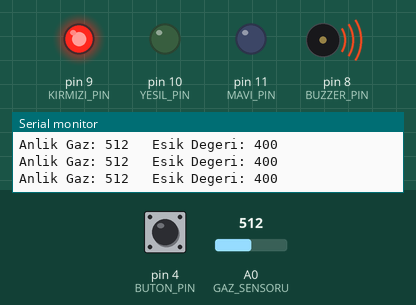
Simulated run of this sketch. Board: Arduino Uno, built with avr-gcc and run on an emulated ATmega328P. On the bench: output pins drawn as LEDs (lit = HIGH), buzzer (waves = sounding), the last lines printed to the serial monitor. The inputs (shaded band) are chosen by the test bench; at power-on: pin 4 (BUTON_PIN) HIGH, A0 (GAZ_SENSORU) = 512.

Above: at 3.2 s.
3.3 s: pin 4 (BUTON_PIN) pulled LOW for 0.15 s
At 4.6 s:
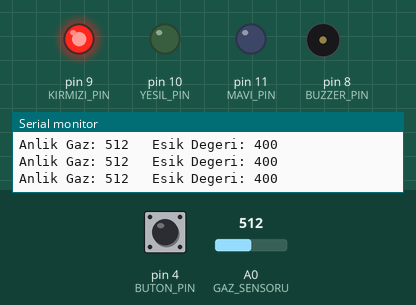
5.0 s: A0 (GAZ_SENSORU) set to 412
6.5 s: A0 (GAZ_SENSORU) set to 390
At 7.1 s:
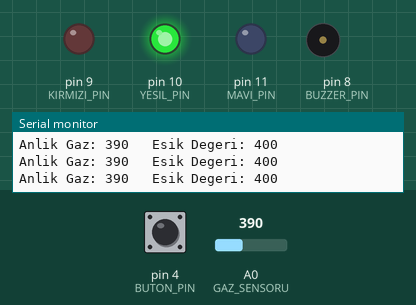
12.0 s: A0 (GAZ_SENSORU) set to 410
At 12.6 s:
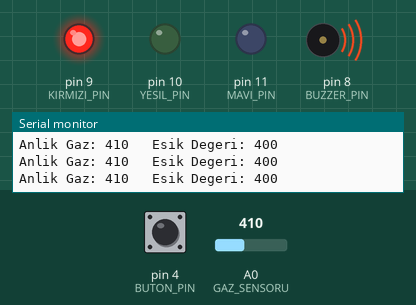
13.5 s: A0 (GAZ_SENSORU) set to 306
At 14.2 s:
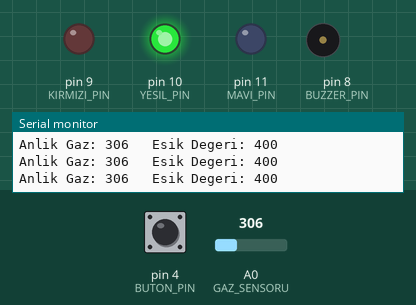
Timing chart, 0 to 16.0 s (numbered marks = the images above; inputs shaded):
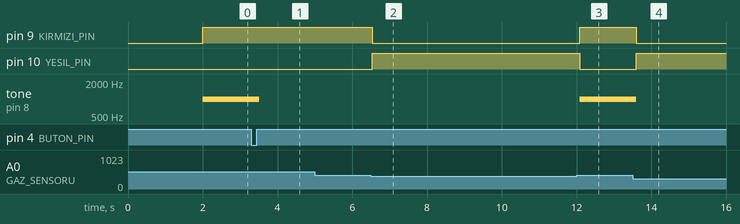

Measured:
- the behaviour switches between 401 and 400 on A0 (GAZ_SENSORU) (found by bisection; images 1 and 2)
- after the input at 3.3 s, tone on pin 8 (BUZZER_PIN): 1000 Hz → silent after 0.21 s
- after the input at 6.5 s, pin 9 (KIRMIZI_PIN): HIGH → LOW at once; pin 10 (YESIL_PIN): LOW → HIGH at once
- after the input at 12.0 s, pin 9 (KIRMIZI_PIN): LOW → HIGH after 0.09 s; pin 10 (YESIL_PIN): HIGH → LOW after 0.09 s; tone on pin 8 (BUZZER_PIN): silent → 1000 Hz after 0.09 s
- after the input at 13.5 s, pin 9 (KIRMIZI_PIN): HIGH → LOW after 0.10 s; pin 10 (YESIL_PIN): LOW → HIGH after 0.10 s; tone on pin 8 (BUZZER_PIN): 1000 Hz → silent after 0.10 s

The sketch:

MQ2sensor-rgbled-buton-buzzer.ino
```cpp
/*
  Ertuğrul - Kalibrasyonlu ve Susturulabilir Gaz Alarmı
  Amaç: Seri porttan değeri okuyup, eşik değerini kendimiz belirlemek.
*/

// --- AYAR KISMI (BURAYI SİZ BELİRLEYECEKSİNİZ) ---
// Adım 1'de ölçtüğünüz değere göre burayı değiştirin!
int ESIK_DEGERI = 400;

// --- PİN TANIMLARI ---
#define GAZ_SENSORU A0
#define BUZZER_PIN 8     // Buzzer
#define BUTON_PIN 4      // Susturma Butonu
#define KIRMIZI_PIN 9
#define YESIL_PIN 10
#define MAVI_PIN 11

// --- DEĞİŞKENLER ---
int anlikGazDegeri = 0;
bool alarmSusturuldu = false; // Susturma hafızası

void setup() {
  pinMode(BUZZER_PIN, OUTPUT);
  pinMode(KIRMIZI_PIN, OUTPUT);
  pinMode(YESIL_PIN, OUTPUT);
  pinMode(MAVI_PIN, OUTPUT);

  // Buton için dahili direnç (Basınca LOW olur)
  pinMode(BUTON_PIN, INPUT_PULLUP);

  Serial.begin(9600); // Seri haberleşmeyi başlat

  Serial.println("SENSOR ISINIYOR... Lutfen bekleyin...");
  delay(2000);
  Serial.println("Olcum Basladi!");
}

void loop() {
  // 1. ADIM: Sensörü Oku
  anlikGazDegeri = analogRead(GAZ_SENSORU);

  // 2. ADIM: Ekrana Yazdır (Görmek İstediğiniz Kısım)
  Serial.print("Anlik Gaz: ");
  Serial.print(anlikGazDegeri);
  Serial.print("\t Esik Degeri: "); // Yanına belirlediğimiz sınırı da yazalım
  Serial.println(ESIK_DEGERI);

  // 3. ADIM: Buton Kontrolü (Susturma)
  if (digitalRead(BUTON_PIN) == LOW) {
    alarmSusturuldu = true;
    Serial.println("--- ALARM ELLE SUSTURULDU! ---");
    delay(200); // Buton arkı (titreşimi) önleme
  }

  // 4. ADIM: Karar Mekanizması
  if (anlikGazDegeri > ESIK_DEGERI) {
    // --- TEHLİKE VAR ---
    renkAyarla(255, 0, 0); // Kırmızı Işık (Hep yanar)

    if (alarmSusturuldu == false) {
      // Eğer susturulmadıysa ötmeye devam et
      tone(BUZZER_PIN, 1000);
    } else {
      // Susturulduysa sus
      noTone(BUZZER_PIN);
    }
  }
  else {
    // --- GÜVENLİ ---
    renkAyarla(0, 255, 0); // Yeşil Işık
    noTone(BUZZER_PIN);

    // Gaz gitti, tehlike geçti. Susturma hafızasını sıfırla.
    // Böylece bir sonraki tehlikede alarm tekrar çalışabilir.
    if (alarmSusturuldu == true) {
      alarmSusturuldu = false;
      Serial.println("--- ORTAM NORMALE DONDU. SISTEM SIFIRLANDI ---");
    }
  }

  delay(100); // Okumayı çok hızlı yapıp ekranı kitlemesin
}

void renkAyarla(int k, int y, int m) {
  analogWrite(KIRMIZI_PIN, k);
  analogWrite(YESIL_PIN, y);
  analogWrite(MAVI_PIN, m);
}
```
